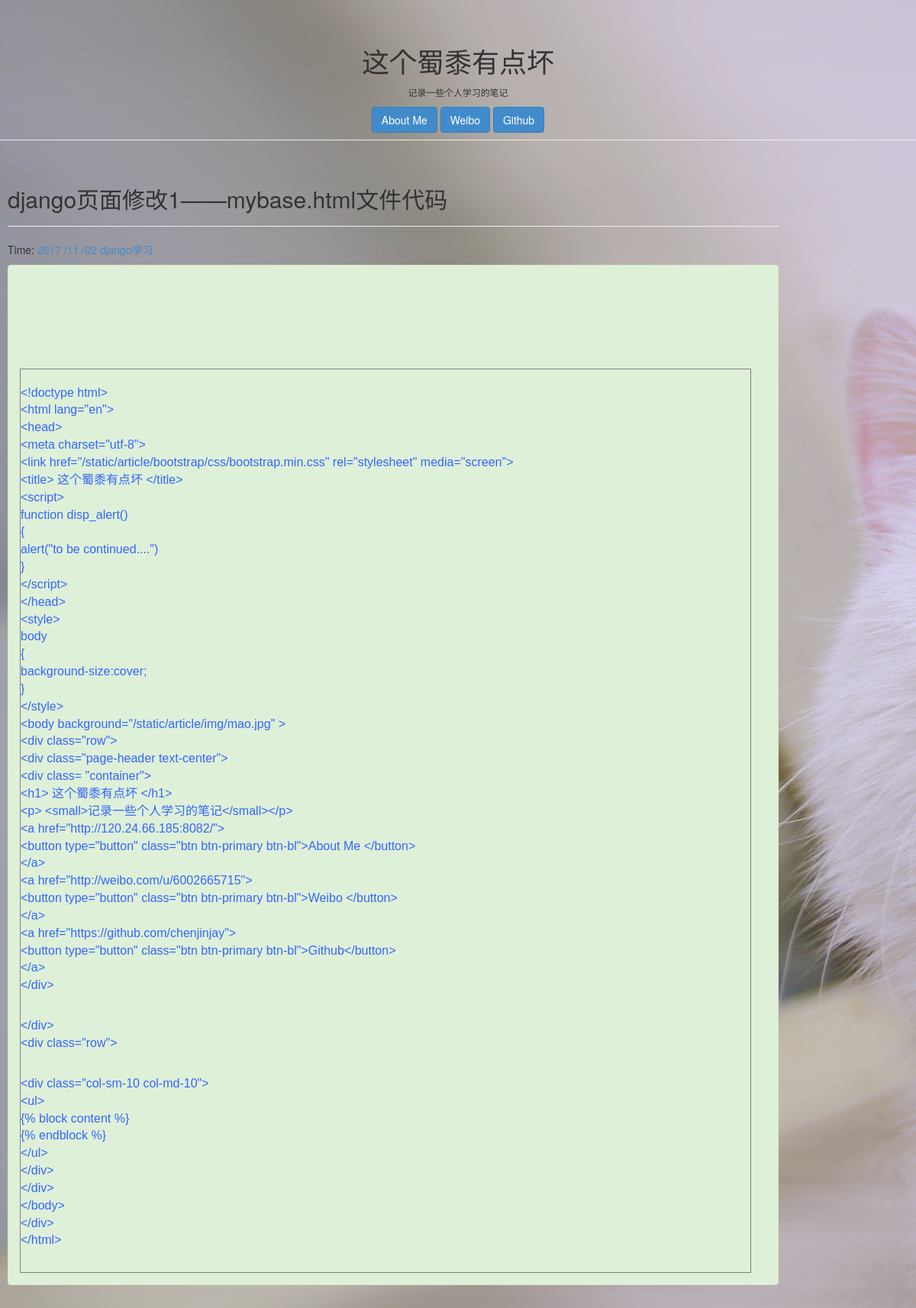
Page /7/ on the committed database.
### article/models.py (models this page shows, shortened)
class Article(models.Model):
    title = models.CharField(max_length = 100)
    category = models.CharField(max_length = 50,blank = True)
    date_time = models.DateTimeField(auto_now_add = True)
    update_time = models.DateTimeField('update-time',auto_now = True,null = True)
    content = models.TextField(blank = True,null = True)
    class Meta:
        ordering = ['-date_time']

### article/views.py (the view)
# urls.py: url(r'^(?P<my_args>\d+)/$',article_views.detail,name = 'detail'),
def detail(request,my_args):
    post = Article.objects.get(id=int(my_args))
    return render(request,'mypost.html',{'post':post})

### article/templates/mypost.html
{% extends "mybase.html" %}
{% block content %}
<div class="row">
    <section>
        <header>
            <div class="page-header">
                <h2>{{ post.title }}</h2>
            </div>
            <div class="col-sm-15 col-md-15">
                <p>
                    Time:  <a href="#">{{ post.date_time|date:"Y /m /d"}}</a> <a href="#">{{ post.category }}</a>
                </p>
            </div>
       </header>
           <div class="alert alert-success" "col-xs-12 col-md-12" >
               <p>
                   <font>{{ post.content|safe|linebreaksbr}}</font>
               </p>
           </div>
    </section>
</body>
{% endblock %}

### article/templates/mybase.html (style rules this page uses)
body { background-size:cover; }

### rows in the picture
Article: title "django页面修改1——mybase.html文件代码", date_time "2017 /11 /02", category "django学习", content "<!doctype html> <html lang=\"en\"> <head> <meta charset=\"utf-8\"> <link href=\"/static/article/bootstrap/css/bootstrap.min.css\" rel=\"stylesheet\" media=\"screen\"> <title> 这个蜀黍有点坏 </title> <script> function disp_alert() { alert(\"to be continued....\") } </script> </head> <style> body { background-size:cover; } </style> <body background=\"/static/article/img/mao.jpg\" > <div class=\"row\"> <div class=\"page-header text-center\"> <div class= \"container\"> <h1> 这个蜀黍有点坏 </h1> <p> <small>记录一些个人学习的笔记</small></p> <a href=\"http://120.24.66.185:8082/\"> <button type=\"button\" class=\"btn btn-primary btn-bl\">About Me </button> </a> <a href=\"http://weibo.com/u/6002665715\"> <button type=\"button\" class=\"btn btn-primary…"
